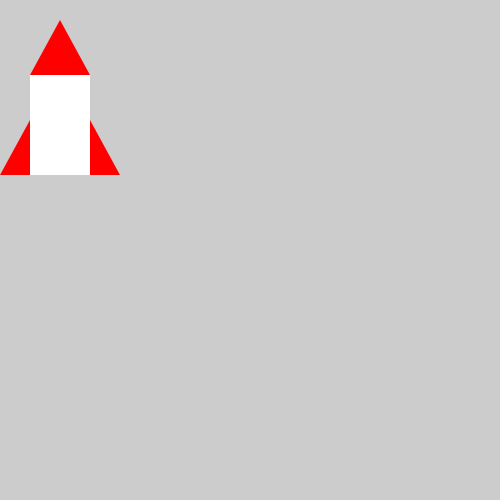
Frame 1 (no input)
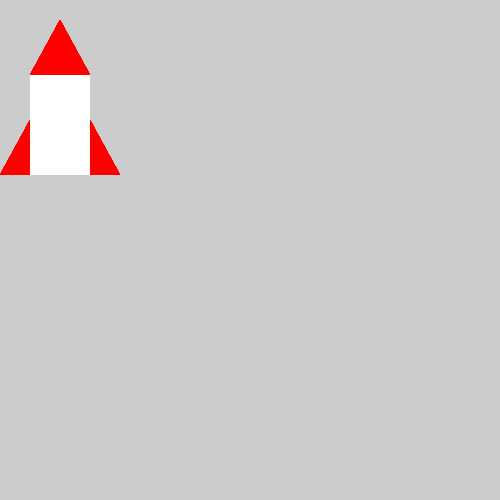
Frame 60 (the mouse pressed at the canvas centre just before this capture)
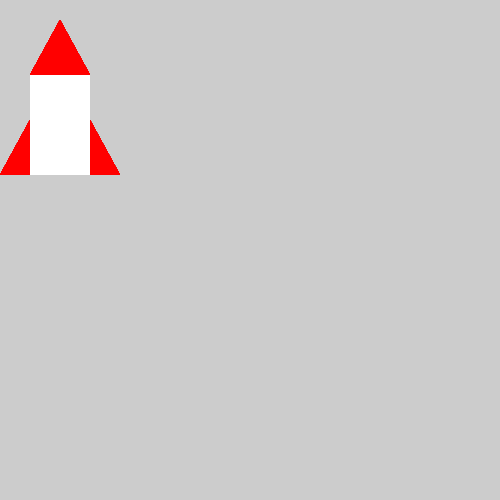
Frame 120 (the mouse held since frame 60 and released just before this capture)

The Processing sketch that drew these frames (run headless with seeded random() and noise(); from frame 60 on, the mouse is pressed at the canvas centre):

// Processing sketch: Car_Object
// ── Car_Object.pde
Car b1;

void setup() {
  size(500, 500);
  b1 = new Car(0);
}

void draw() {
  b1.display();
  b1.move();
}

// ── Car.pde
class Car {

  float x;
  float y;
  int value = 250;
  float diameter;

  Car(float tempD) {
    x = 0;
    y = 0;
    diameter = tempD;
  }

  void display() {
    noStroke();
    fill(255);
    rect(30+x, 75+y, 60, 100);
    fill(255, 0, 0);
    triangle(30+x, 75+y, 60+x, 20+y, 90+x, 75+y);
    triangle(90+x, 175+y, 90+x, 120+y, 120+x, 175+y);
    triangle(0+x, 175+y, 30+x, 120+y, 30+x, 175+y);
  }

  void move() {
    if (keyPressed) {
      if (keyCode == LEFT) {
        x--;
      }
      if (keyCode == RIGHT) {
        x++;
      }
      if (keyCode == UP) {
        y++;
      }
      if (keyCode == DOWN) {
        y--;
      }
    }
  }
}
